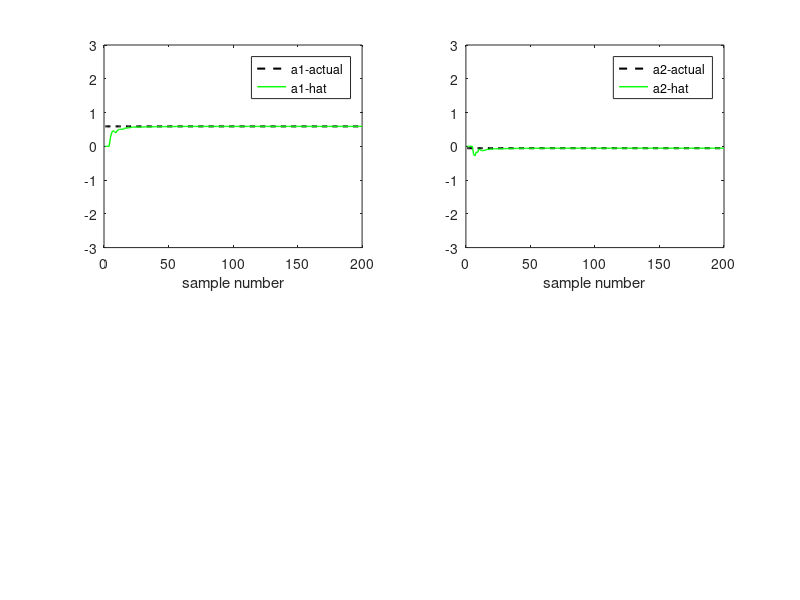
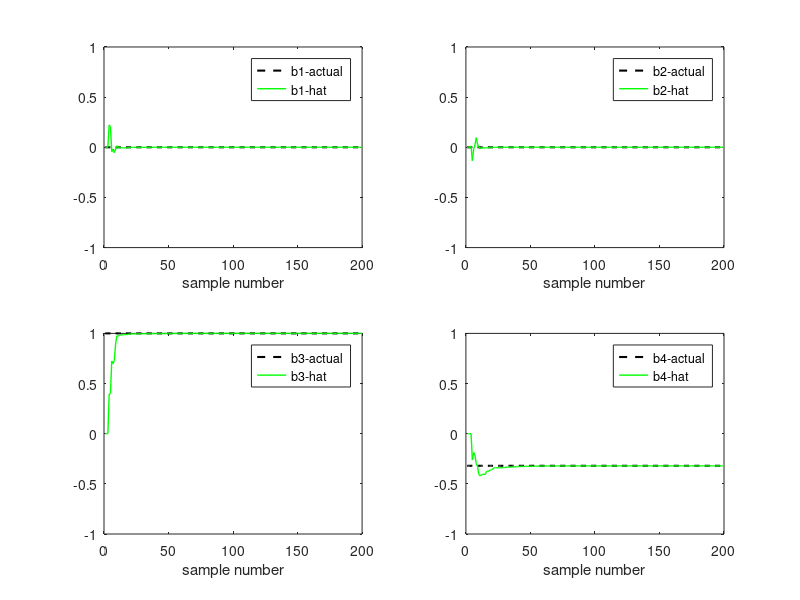

Recreate these plots in MATLAB, in order.
% Adaptive Control - Simulation 4
% Masoud Pourghavam
% Student Number: 810601044
% Question 3-1

%% --------------------------------------------- %%
clear all;
close all;
clc;

%% Parameter extraction
n=6;
a1=0.59;
a2=-0.0564;
b1=0;
b2=0;
b3=1;
b4=-0.32;
theta=[a1;a2;b1;b2;b3;b4];
N = 200;
var_noise=0.056;
white_noise=sqrt(var_noise)*randn(N,1);
white_noise=white_noise- mean(white_noise);

%% Input Specification
%%white noise input
u=sqrt(var_noise)*randn(N,1);

%%pulse input 
% u=zeros(N,1);
% u(1,1)=1;

%%step input
% u=ones(N,1);

%%sinpsoidal input
% u=zeros(N,1);
% omega=0.01;
% for i=1:N
%    u(i,1)=sin(omega*i*Ts);
% end

%%ramp input
% u=zeros(N,1); 
% for i=1:N
%    u(i,1)=i/(N*Ts);
% end
%% calculate output without noise 
y_noiseless=zeros(length(u),1);
y_noiseless(1,1)=0;
y_noiseless(2,1)=[-y_noiseless(1,1) 0 u(1,1) 0 0 0]*theta;
y_noiseless(3,1)=[-y_noiseless(2,1) -y_noiseless(1,1) u(2,1) u(1,1) 0 0]*theta;
y_noiseless(4,1)=[-y_noiseless(3,1) -y_noiseless(2,1) u(3,1) u(2,1) u(1,1) 0]*theta;
for i=5:length(y_noiseless)
    y_noiseless(i,1)=[-y_noiseless(i-1,1) -y_noiseless(i-2,1) u(i-1,1) u(i-2,1) u(i-3,1) u(i-4,1)]*theta;
end
%initial condition
theta_hat=zeros(n,1);
p=1000*eye(n);
phi_t=zeros(1,n);
epsilon=10e-12;

a_hat1=zeros(N,1);
a_hat2=zeros(N,1);
b_hat1=zeros(N,1);
b_hat2=zeros(N,1);
b_hat3=zeros(N,1);
b_hat4=zeros(N,1);

sample_number=zeros(N,1);
for i=1:N
    sample_number(i,1)=i;
end
%%
for k=2:N
    for m=1:4
        if k-m<=0
            u0=0;
        else 
            u0=u(k-m,1);
        end
        phi_t(1,m+2)=u0;
    end
    for f=1:2
        if k-f<=0
            y0=0;
        else 
            y0=-y_noiseless(k-f,1);
        end
        phi_t(1,f)=y0;
    end


    p=p-((p*(phi_t')*phi_t*p)/(1+phi_t*p*(phi_t')));
    gain=p*(phi_t');
    theta_hat=theta_hat+gain*(y_noiseless(k,1)-(phi_t*theta_hat));
    a_hat1(k,1)=theta_hat(1);
    a_hat2(k,1)=theta_hat(2);
    b_hat1(k,1)=theta_hat(3);
    b_hat2(k,1)=theta_hat(4);
    b_hat3(k,1)=theta_hat(5);
    b_hat4(k,1)=theta_hat(6);
    I=(abs(y_noiseless(k,1)-(phi_t*theta_hat)));
end
%%
a1_act=zeros(N,1);
a2_act=zeros(N,1);
b1_act=zeros(N,1);
b2_act=zeros(N,1);
b3_act=zeros(N,1);
b4_act=zeros(N,1);
a1_act(:,1)=a1;
a2_act(:,1)=a2;
b1_act(:,1)=b1;
b2_act(:,1)=b2;
b3_act(:,1)=b3;
b4_act(:,1)=b4;

%% Plot, results
subplot(2,2,1)
plot(sample_number,a1_act,'--k' ,'LineWidth',1.5)
hold on
plot(sample_number,a_hat1,'g' ,'LineWidth',1)
legend('a1-actual','a1-hat')
xlim([0 N])
ylim([-3 3])
xlabel('sample number')

subplot(2,2,2)
plot(sample_number,a2_act,'--k' ,'LineWidth',1.5)
hold on
plot(sample_number,a_hat2,'g' ,'LineWidth',1)
legend('a2-actual','a2-hat')
xlim([0 N])
ylim([-3 3])
xlabel('sample number')


figure
subplot(2,2,1)
plot(sample_number,b1_act,'--k' ,'LineWidth',1.5)
hold on
plot(sample_number,b_hat1,'g' ,'LineWidth',1)
legend('b1-actual','b1-hat')
xlim([0 N])
ylim([-1 1])
xlabel('sample number')
subplot(2,2,2)
plot(sample_number,b2_act,'--k' ,'LineWidth',1.5)
hold on
plot(sample_number,b_hat2,'g' ,'LineWidth',1)
legend('b2-actual','b2-hat')
xlim([0 N])
ylim([-1 1])
xlabel('sample number')
subplot(2,2,3)
plot(sample_number,b3_act,'--k' ,'LineWidth',1.5)
hold on
plot(sample_number,b_hat3,'g' ,'LineWidth',1)
legend('b3-actual','b3-hat')
xlim([0 N])
ylim([-1 1])
xlabel('sample number')
subplot(2,2,4)
plot(sample_number,b4_act,'--k' ,'LineWidth',1.5)
hold on
plot(sample_number,b_hat4,'g' ,'LineWidth',1)
legend('b4-actual','b4-hat')
xlim([0 N])
ylim([-1 1])
xlabel('sample number')